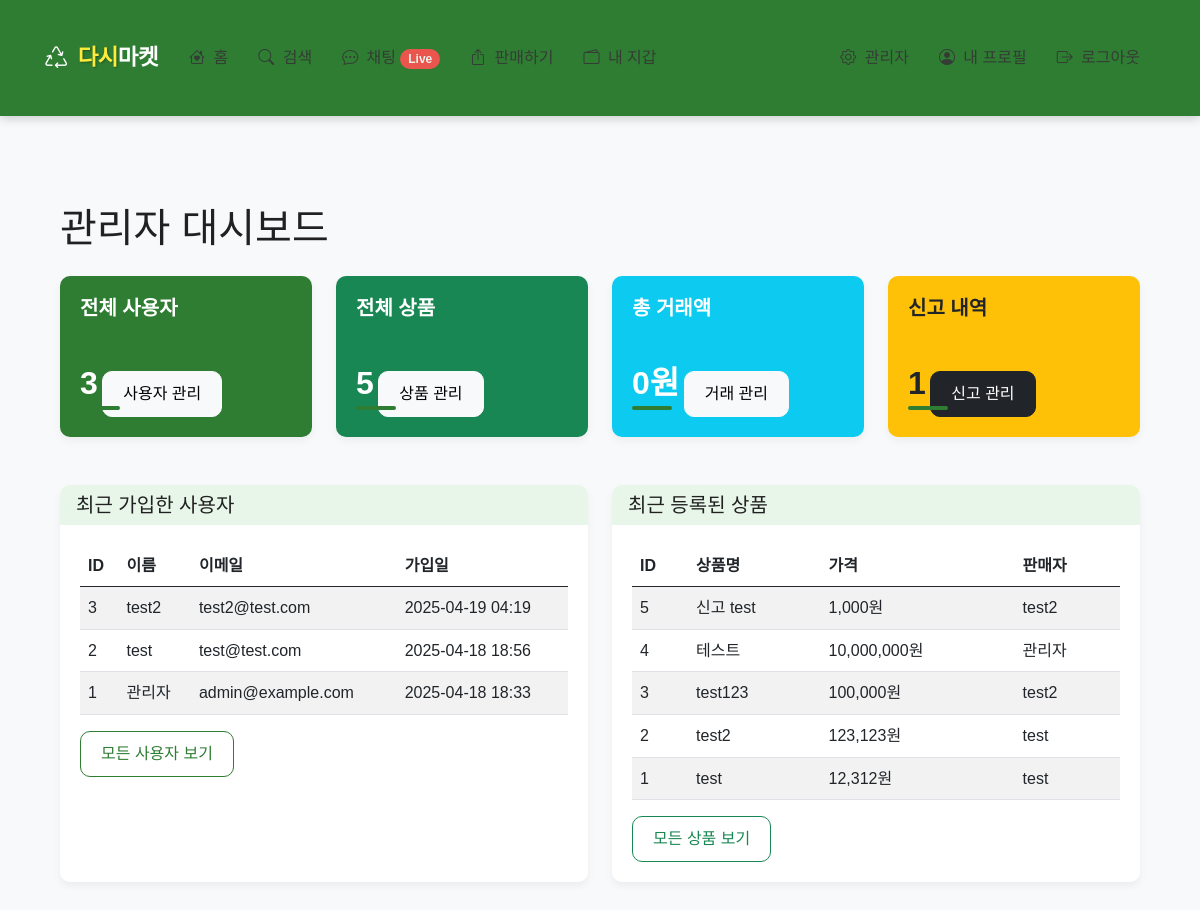
Page /admin/ (signed in) on the committed database.
### app/models.py (models this page shows, shortened)
class User(UserMixin, db.Model):
    __tablename__ = 'users'
    id = db.Column(db.Integer, primary_key=True)
    email = db.Column(db.String(120), unique=True, nullable=False)
    password_hash = db.Column(db.String(256), nullable=False)
    username = db.Column(db.String(64), nullable=False)
    profile_image = db.Column(db.String(120), nullable=True)
    created_at = db.Column(db.DateTime, default=datetime.utcnow)
    is_admin = db.Column(db.Boolean, default=False)
    is_active = db.Column(db.Boolean, default=True)
    products = db.relationship('Product', backref='seller', lazy='dynamic')
    wallet = db.relationship('Wallet', backref='user', uselist=False)

class Product(db.Model):
    __tablename__ = 'products'
    id = db.Column(db.Integer, primary_key=True)
    title = db.Column(db.String(120), nullable=False)
    description = db.Column(db.Text, nullable=False)
    price = db.Column(db.Integer, nullable=False)
    category = db.Column(db.String(50), nullable=False)
    location = db.Column(db.String(100), nullable=False)
    seller_id = db.Column(db.Integer, db.ForeignKey('users.id'), nullable=False)
    status = db.Column(db.String(20), default='active')  # active, sold, hidden
    created_at = db.Column(db.DateTime, default=datetime.utcnow)
    updated_at = db.Column(db.DateTime, default=datetime.utcnow, onupdate=datetime.utcnow)
    images = db.relationship('ProductImage', backref='product', lazy='dynamic', cascade='all, delete-orphan')
    transfers = db.relationship('Transfer', backref='product', lazy='dynamic')

### app/admin/routes.py (the view)
@bp.route('/')
@login_required
@admin_required
def index():
    stats = {
        'user_count': User.query.count(),
        'product_count': Product.query.count(),
        'active_product_count': Product.query.filter_by(status='active').count(),
        'sold_product_count': Product.query.filter_by(status='sold').count(),
        'report_count': Report.query.count(),
        'pending_report_count': Report.query.filter_by(status='pending').count()
    }
    today = datetime.datetime.utcnow().date()
    stats['today_users'] = User.query.filter(func.date(User.created_at) == today).count()
    stats['today_products'] = Product.query.filter(func.date(Product.created_at) == today).count()
    stats['total_sales'] = db.session.query(func.sum(Transfer.amount)).filter(
        Transfer.product_id.isnot(None)
    ).scalar() or 0
    recent_users = User.query.order_by(desc(User.created_at)).limit(5).all()
    recent_products = Product.query.order_by(desc(Product.created_at)).limit(5).all()
    return render_template('admin/index.html',
                          title='관리자 대시보드',
                          stats=stats,
                          recent_users=recent_users,
                          recent_products=recent_products)

### app/admin/routes.py (called while the page is built)
def admin_required(f):
    @wraps(f)
    def decorated_function(*args, **kwargs):
        if not current_user.is_authenticated or not current_user.is_admin:
            flash('관리자 권한이 필요합니다.')
            return redirect(url_for('main.index'))
        return f(*args, **kwargs)
    return decorated_function

### app/models.py (called while the page is built)
@login_manager.user_loader
def load_user(id):
    return User.query.get(int(id))

### app/templates/admin/index.html (shortened to what this page needs)
{% extends 'base.html' %}
{% block content %}
<div class="container mt-4">
    <h1 class="mb-4">관리자 대시보드</h1>
    <div class="row">
        <div class="col-md-3 mb-4">
            <div class="card bg-primary text-white">
                <div class="card-body">
                    <h5 class="card-title">전체 사용자</h5>
                    <h2 class="card-text">{{ stats.user_count }}</h2>
                    <a href="{{ url_for('admin.users') }}" class="btn btn-light mt-2">사용자 관리</a>
                </div>
            </div>
        </div>
        <div class="col-md-3 mb-4">
            <div class="card bg-success text-white">
                <div class="card-body">
                    <h5 class="card-title">전체 상품</h5>
                    <h2 class="card-text">{{ stats.product_count }}</h2>
                    <a href="{{ url_for('admin.products') }}" class="btn btn-light mt-2">상품 관리</a>
                </div>
            </div>
        </div>
        <div class="col-md-3 mb-4">
            <div class="card bg-info text-white">
                <div class="card-body">
                    <h5 class="card-title">총 거래액</h5>
                    <h2 class="card-text">{{ stats.total_sales|default(0)|int|format_number }}원</h2>
                    <a href="{{ url_for('admin.products') }}" class="btn btn-light mt-2">거래 관리</a>
                </div>
            </div>
        </div>
        <div class="col-md-3 mb-4">
            <div class="card bg-warning text-dark">
                <div class="card-body">
                    <h5 class="card-title">신고 내역</h5>
                    <h2 class="card-text">{{ stats.report_count }}</h2>
                    <a href="{{ url_for('admin.reports') }}" class="btn btn-dark mt-2">신고 관리</a>
                </div>
            </div>
        </div>
    </div>
    <div class="row mt-4">
        <div class="col-md-6">
            <div class="card">
                <div class="card-header">
                    <h5 class="mb-0">최근 가입한 사용자</h5>
                </div>
                <div class="card-body">
                    <div class="table-responsive">
                        <table class="table table-striped">
                            <thead>
                                <tr>
                                    <th>ID</th>
                                    <th>이름</th>
                                    <th>이메일</th>
                                    <th>가입일</th>
                                </tr>
                            </thead>
                            <tbody>
                                {% for user in recent_users %}
                                <tr>
                                    <td>{{ user.id }}</td>
                                    <td>{{ user.username }}</td>
                                    <td>{{ user.email }}</td>
                                    <td>{{ user.created_at|format_datetime }}</td>
                                </tr>
                                {% else %}
                                <tr>
                                    <td colspan="4" class="text-center">최근 가입한 사용자가 없습니다.</td>
                                </tr>
                                {% endfor %}
                            </tbody>
                        </table>
                    </div>
                    <a href="{{ url_for('admin.users') }}" class="btn btn-outline-primary">모든 사용자 보기</a>
                </div>
            </div>
        </div>
        <div class="col-md-6">
            <div class="card">
                <div class="card-header">
                    <h5 class="mb-0">최근 등록된 상품</h5>
                </div>
                <div class="card-body">
                    <div class="table-responsive">
                        <table class="table table-striped">
                            <thead>
                                <tr>
                                    <th>ID</th>
                                    <th>상품명</th>
                                    <th>가격</th>
                                    <th>판매자</th>
                                </tr>
                            </thead>
                            <tbody>
                                {% for product in recent_products %}
                                <tr>
                                    <td>{{ product.id }}</td>
                                    <td>{{ product.title }}</td>
                                    <td>{{ product.price|format_number }}원</td>
                                    <td>{{ product.seller.username }}</td>
                                </tr>
                                {% else %}
                                <tr>
                                    <td colspan="4" class="text-center">최근 등록된 상품이 없습니다.</td>
                                </tr>
                                {% endfor %}
                            </tbody>
                        </table>
                    </div>
                    <a href="{{ url_for('admin.products') }}" class="btn btn-outline-success">모든 상품 보기</a>
                </div>
            </div>
        </div>
    </div>
</div>
{% endblock %}

### app/static/css/style.css (style rules this page uses)
:root { --primary-color: #FF7E36; --secondary-color: #56C4C5; --accent-color: #3A86FF; --light-color: #FFF8F0; --dark-color: #363636; --gray-color: #f8f9fa; --border-radius: 10px; --box-shadow: 0 4px 12px rgba(0, 0, 0, 0.08); }
body { font-family: 'Pretendard', 'Noto Sans KR', -apple-system, BlinkMacSystemFont, sans-serif; background-color: var(--light-color); color: var(--dark-color); line-height: 1.6; padding-bottom: 0; }
.btn { border-radius: var(--border-radius); font-weight: 500; padding: 10px 20px; transition: all 0.2s ease; }
.btn-outline-primary { color: var(--primary-color) !important; border-color: var(--primary-color) !important; }
.container { padding: 20px 15px; }
.card { border-radius: var(--border-radius); border: none; box-shadow: var(--box-shadow); transition: transform 0.3s ease, box-shadow 0.3s ease; overflow: hidden; height: 100%; background-color: white; }
.card-body { padding: 1.25rem; }
.card-title { font-weight: 600; margin-bottom: 0.75rem; white-space: nowrap; overflow: hidden; text-overflow: ellipsis; }
.card-text { margin-bottom: 0.5rem; }
h2 { font-weight: 700; margin-top: 2rem; margin-bottom: 1.5rem; position: relative; display: inline-block; }
h2:after { content: ''; position: absolute; bottom: -8px; left: 0; width: 40px; height: 4px; background-color: var(--primary-color); border-radius: 2px; }

### app/templates/base.html (style rules this page uses)
:root { --primary-color: #2E7D32; --secondary-color: #1B5E20; --accent-color: #FF5252; --accent-color-dark: #D32F2F; --background-color: #F8F9FA; --light-accent: #E8F5E9; --text-color: #212121; --light-text: #FFFFFF; --border-radius: 10px; }
body { font-family: 'Pretendard', 'Noto Sans KR', sans-serif; background-color: var(--background-color); color: var(--text-color); }
.btn-outline-primary { color: var(--primary-color); border-color: var(--primary-color); }
.card { border-radius: var(--border-radius); box-shadow: 0 4px 8px rgba(0, 0, 0, 0.05); border: none; }
.card-header { background-color: var(--light-accent); border-bottom: none; font-weight: 600; }
.bg-primary { background-color: var(--primary-color) !important; }

### rows in the picture
User: id "3", username "test2", email "test2@test.com", created_at "2025-04-19 04:19"
User: id "2", username "test", email "test@test.com", created_at "2025-04-18 18:56"
User: id "1", username "관리자", email "admin@example.com", created_at "2025-04-18 18:33"
Product: id "5", title "신고 test", price "1,000", seller.username "test2"
Product: id "4", title "테스트", price "10,000,000", seller.username "관리자"
Product: id "3", title "test123", price "100,000", seller.username "test2"
Product: id "2", title "test2", price "123,123", seller.username "test"
Product: id "1", title "test", price "12,312", seller.username "test"

### other values in the picture
{{ stats.user_count }} "3"
{{ stats.product_count }} "5"
{{ stats.total_sales|default(0)|int|format_number }} "0"
{{ stats.report_count }} "1"
